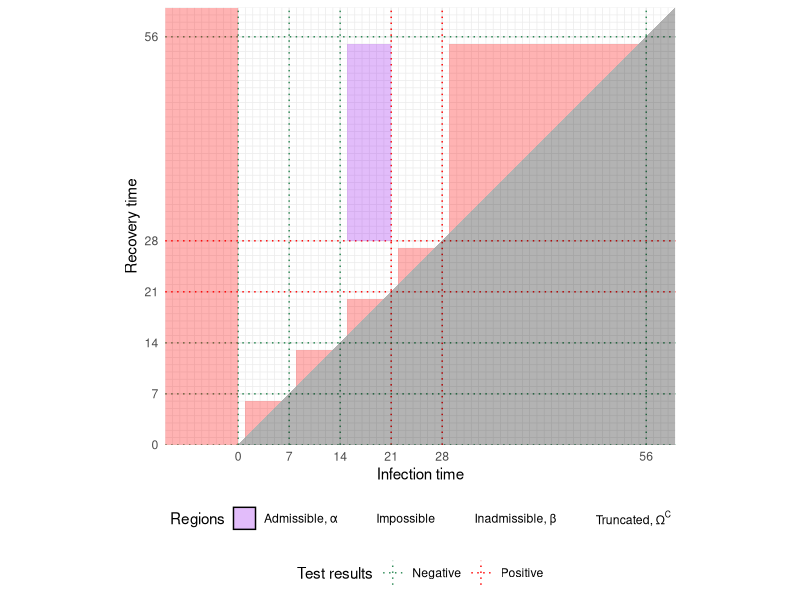

The R script that drew this image:
library(ggplot2)

neg_test_dates = c(0, 7, 14, 56)
pos_test_dates = c(28, 21)
all_test_dates = sort(c(neg_test_dates, pos_test_dates))

test_lines = function(values, result) {
    if (result) {
        label = "Positive"
        colour = "Red"
    } else {
        label = "Negative"
        colour = "Green"
    }
    list(
        geom_vline(aes(colour = label, xintercept = !!values), linetype = "dotted"),
        geom_hline(aes(colour = label, yintercept = !!values), linetype = "dotted")
    )
}

shade_alpha = 0.3
plot = ggplot() +
    test_lines(pos_test_dates, TRUE) +
    test_lines(neg_test_dates, FALSE) +
    theme_minimal() +
    scale_x_continuous(breaks = all_test_dates, minor_breaks = -100:100, limits = c(-10, 60), expand = c(0, 0)) +
    scale_y_continuous(breaks = all_test_dates, minor_breaks = -100:100, limits = c(0, 60), expand = c(0, 0)) +
    labs(
        x = "Infection time",
        y = "Recovery time",
        colour = "Test results",
        fill = "Regions"
    ) +
    scale_fill_manual(
        values = c(
            "Admissible" = "purple",
            "Truncated" = "red",
            "Impossible" = "black",
            "Inadmissible" = "white"
        ),
        labels = c(
            "Admissible" = "Admissible, α",
            "Truncated" = bquote("Truncated, Ω"^C),
            "Impossible" = "Impossible",
            "Inadmissible" = "Inadmissible, β"
        )
    ) +
    scale_colour_manual(
        values = c(
            "Positive" = "red",
            "Negative" = "seagreen"
        )
    ) +
    # Invisible rectangle to force the legend to show the "Inadmissible" colour
    geom_rect(
        aes(fill = "Inadmissible"),
        xmin = -Inf, 
        xmax = Inf, 
        ymin = -Inf, 
        ymax = Inf, 
        alpha = 0, # invisible
        key_glyph = "blank"
    ) +
    geom_rect(
        aes(fill = "Truncated"),
        xmin = -Inf,
        xmax = 0,
        ymin = -Inf,
        ymax = Inf,
        alpha = shade_alpha,
        key_glyph = "blank"
    ) +
    purrr::map2(
        all_test_dates + 1, dplyr::lead(all_test_dates) - 1,
        ~geom_polygon(
            aes(x = c(.x, .x, .y), y = c(.x, .y, .y), fill = "Truncated"),
            alpha = shade_alpha,
            key_glyph = "blank"
        )
    ) +
    geom_polygon(
        aes(
            fill = "Impossible",
            x = c(0, 60, Inf),
            y = c(0, 60, 0)
        ),
        alpha = shade_alpha,
        key_glyph = "blank"
    ) +
    geom_rect(
        aes(fill = "Impossible"),
        xmin = 0,
        xmax = Inf,
        ymin = -Inf,
        ymax = 0,
        alpha = shade_alpha,
        key_glyph = "blank"
    ) +
    geom_rect(
        aes(fill = "Admissible"),
        xmin = 15,
        xmax = 21,
        ymin = 28,
        ymax = 55,
        alpha = shade_alpha
    ) +
    coord_fixed() +
    guides(
        fill = guide_legend(
            override.aes = list(
                linetype = "solid",
                colour = "black"
            ),
        )
    ) +
    theme(
        legend.position = "bottom",
        legend.box = "vertical"
    )
ggsave("cis-perfect-testing/regions_diag.png", width = 6, height = 5.5)
